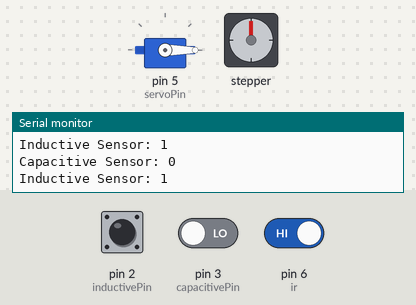
Bench run of a sketch on a simulated Arduino Uno, built with avr-gcc and run on an emulated ATmega328P. Shown: servo, stepper motor, the last lines printed to the serial monitor. The test bench sets the inputs (shaded band); at power-on: pin 6 (ir) HIGH, pin 3 (capacitivePin) LOW, pin 2 (inductivePin) HIGH. Stepper angles assume 4096 steps per turn.

Above: at 1.8 s.
1.9 s: pin 6 (ir) driven LOW
At 5.3 s:
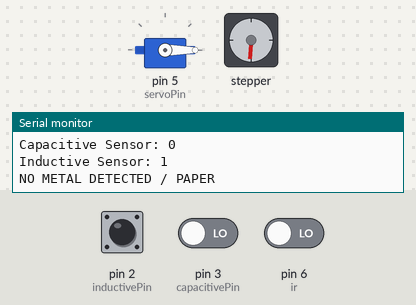
At 6.1 s:
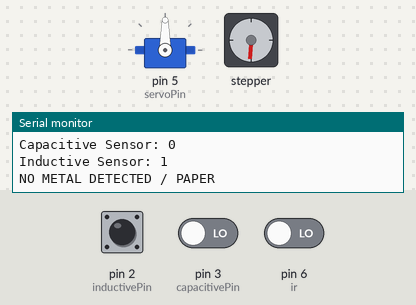
10.9 s: pin 3 (capacitivePin) driven HIGH
At 16.4 s:
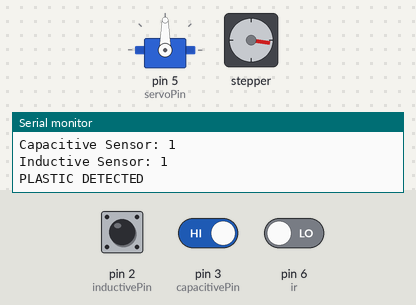
Timing chart, 0 to 19.9 s (numbered marks = the images above; inputs shaded):
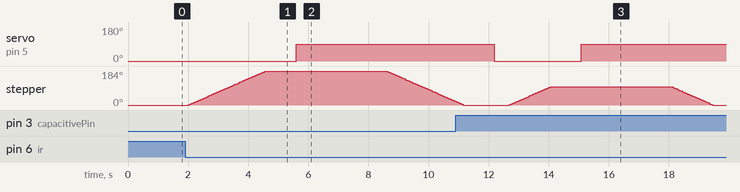

Measured:
- after the input at 1.9 s, servo on pin 5 (servoPin): 0° → 90° after 3.7 s; stepper: turns 184° clockwise in 2.6 s, then 164° counter-clockwise in 2.3 s

The sketch:

sketch_trashSegregator_FinalCode.ino
```cpp
#include <Servo.h>
#include <CheapStepper.h>

// inductive sensor
int inductivePin=2;
// capacitive sensor
int capacitivePin=3;
// ultrasonic
// int trig=4;
int ir=6;
int irVal;
// Servo
int servoPin = 5;
Servo myServo;

CheapStepper stepper (8,9,10,11);


void setup() {
    pinMode(ir,INPUT);
    // inductive sensor
    pinMode(inductivePin, INPUT);
    // capacitive sensor
    pinMode(capacitivePin, INPUT);
    // servo
    myServo.attach(servoPin);

    stepper.setRpm(12);

    Serial.begin(9600);
}

void loop() {
    int inductiveValue = 1;
    int capacitiveValue;

    inductiveValue = digitalRead(inductivePin);
    capacitiveValue = digitalRead(capacitivePin);

    // inductiveValue = 1;
    Serial.print("Capacitive Sensor: ");
    Serial.println(capacitiveValue);
    Serial.print("Inductive Sensor: ");
    Serial.println(inductiveValue);
    irVal=digitalRead(ir);

    if (irVal == 0){
      if(inductiveValue == 0 && capacitiveValue == 1){
      Serial.println("METAL DETECTED");
      // delay(500);

      stepper.moveDegreesCCW (100);
      delay(1000);

      myServo.write(90);
      delay(3000);

      stepper.moveDegreesCW (100);
      delay(1000);
      }
      else if(capacitiveValue == 1){
        Serial.println("PLASTIC DETECTED");

        stepper.moveDegreesCW (100);
        delay(1000);

        myServo.write(90);
        delay(3000);

        stepper.moveDegreesCCW (100);
        delay(1000);
      }
      else{
        Serial.println("NO METAL DETECTED / PAPER");
        // delay(500);

        stepper.moveDegreesCW (185);
        delay(1000);

        myServo.write(90);
        delay(3000);

        stepper.moveDegreesCCW (185);
        delay(1000);
      }
    }

  myServo.write(0);

  delay(500);
}
```
